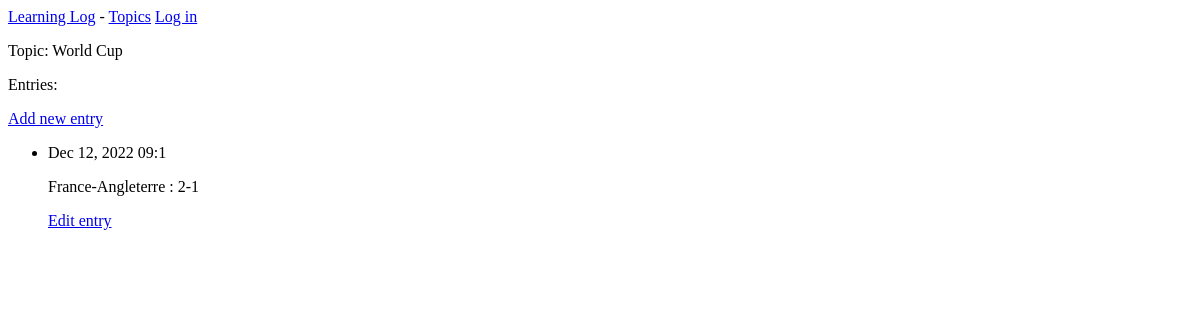
Before: /topics/3/ with the older database file.
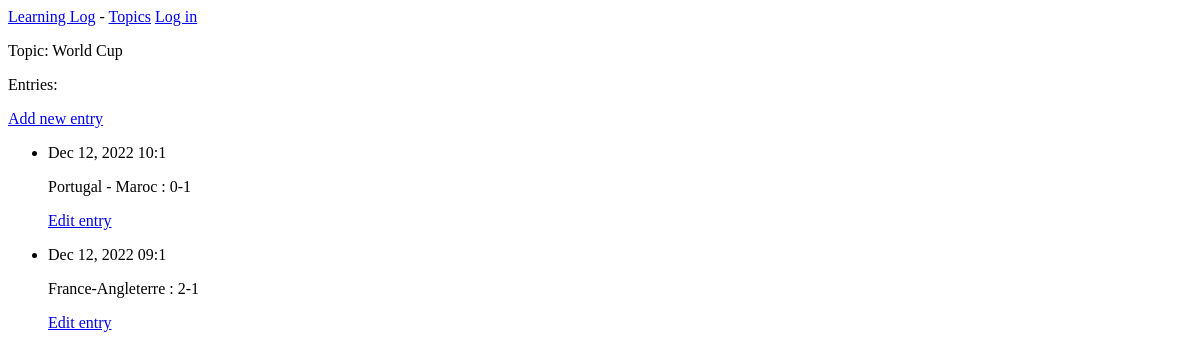
After: the same page with the newer database file.
### learning_logs/models.py (models this page shows, shortened)
class Topic(models.Model):#Which inherit from Model, parent class included in Django
	text = models.CharField(max_length=200)#Piece of data made of characters with a limit
	date_added = models.DateTimeField(auto_now_add=True)#Piece of data which record
	def __str__(self):#Attribute used by default when there is information about a topic
		return self.text

class Entry(models.Model):
	topic = models.ForeignKey(Topic, on_delete = models.CASCADE)#Connect to each entry to a specific topic
	text = models.TextField()
	date_added = models.DateTimeField(auto_now_add=True)#Present entries in chronological order
	class Meta:#Holds extra information for managing a model
		verbose_name_plural = 'entries'

### learning_logs/views.py (the view)
# urls.py: path('topics/<int:topic_id>/', views.topic, name='topic'), #1e argument = regarde ce qui vient après les URL qui ont le mot topics et y ajoute un entier entre deux slashs
def topic(request, topic_id): #topic id = partie de l'URL venant après /topics/
	topic = Topic.objects.get(id=topic_id) #requete qui récupère le topic
	entries = topic.entry_set.order_by('-date_added') #requête qui prend les entrées associés au topics, chronologiq-t
	context = {'topic': topic, 'entries': entries}
	return render(request, 'learning_logs/topic.html', context) #stocke le topic et entrées dans un dict context et le retourne dans topic.html

### learning_logs/templates/learning_logs/topic.html
{% extends 'learning_logs/base.html' %}
{% block content %}
	<p>Topic: {{ topic }}</p>
	<p>Entries:</p>
	<p>
		<a href="{% url 'learning_logs:new_entry' topic.id %}">Add new entry</a>
	</p>
	<ul>
	{% for entry in entries %}
		<li>
			<p>{{ entry.date_added|date:'M d, Y H:1' }}</p>
			<p>{{ entry.text|linebreaks }}</p>
			<p>
				<a href="{% url 'learning_logs:edit_entry' entry.id %}">Edit entry</a>
			</p>
		</li>
	{% empty %}
			<li>There are no entries for this topic yet.</li>
	{% endfor %}
	</ul>
{% endblock content %}

### learning_logs/templates/learning_logs/base.html
<p>
	<a href="{% url 'learning_logs:index' %}">Learning Log</a> -
	<a href="{% url 'learning_logs:topics' %}">Topics</a>
	{% if user.is_authenticated %}
		Hello, {{ user.username}}.
		<a href="{% url 'users:logout' %}">Log out</a>
	{% else %}
		<a href="{% url 'users:login' %}">Log in</a>
	{% endif %}
</p>
{% block content %}{% endblock content %}

Changed rows visible on the page:
added Entry: date_added "Dec 12, 2022 10:1", text "Portugal - Maroc : 0-1"
